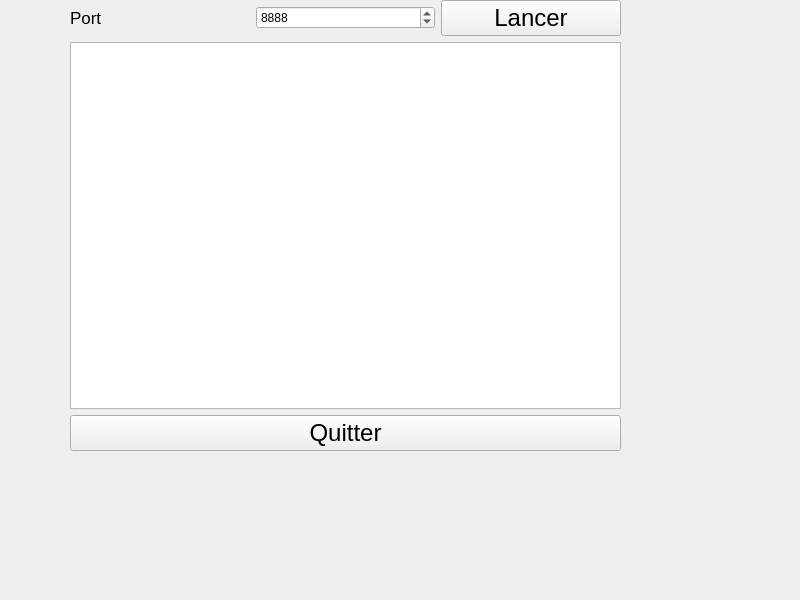
<?xml version="1.0" encoding="UTF-8"?>
<ui version="4.0">
 <class>AuditServeurMono</class>
 <widget class="QWidget" name="AuditServeurMono">
  <property name="geometry">
   <rect>
    <x>0</x>
    <y>0</y>
    <width>800</width>
    <height>600</height>
   </rect>
  </property>
  <property name="windowTitle">
   <string>AuditServeurMono</string>
  </property>
  <widget class="QWidget" name="layoutWidget">
   <property name="geometry">
    <rect>
     <x>70</x>
     <y>0</y>
     <width>551</width>
     <height>451</height>
    </rect>
   </property>
   <layout class="QVBoxLayout" name="verticalLayout">
    <item>
     <layout class="QHBoxLayout" name="horizontalLayout">
      <item>
       <widget class="QLabel" name="label">
        <property name="font">
         <font>
          <pointsize>13</pointsize>
         </font>
        </property>
        <property name="text">
         <string>Port</string>
        </property>
       </widget>
      </item>
      <item>
       <widget class="QSpinBox" name="spinBoxPort">
        <property name="minimum">
         <number>1024</number>
        </property>
        <property name="maximum">
         <number>9999</number>
        </property>
        <property name="value">
         <number>8888</number>
        </property>
       </widget>
      </item>
      <item>
       <widget class="QPushButton" name="pushButton_Lancer">
        <property name="font">
         <font>
          <pointsize>18</pointsize>
         </font>
        </property>
        <property name="text">
         <string>Lancer</string>
        </property>
       </widget>
      </item>
     </layout>
    </item>
    <item>
     <widget class="QTextEdit" name="textEditMessage"/>
    </item>
    <item>
     <widget class="QPushButton" name="pushButton_Quitter">
      <property name="font">
       <font>
        <pointsize>18</pointsize>
       </font>
      </property>
      <property name="text">
       <string>Quitter</string>
      </property>
     </widget>
    </item>
   </layout>
  </widget>
 </widget>
 <resources/>
 <connections>
  <connection>
   <sender>pushButton_Quitter</sender>
   <signal>clicked()</signal>
   <receiver>AuditServeurMono</receiver>
   <slot>close()</slot>
   <hints>
    <hint type="sourcelabel">
     <x>234</x>
     <y>432</y>
    </hint>
    <hint type="destinationlabel">
     <x>178</x>
     <y>469</y>
    </hint>
   </hints>
  </connection>
 </connections>
</ui>
